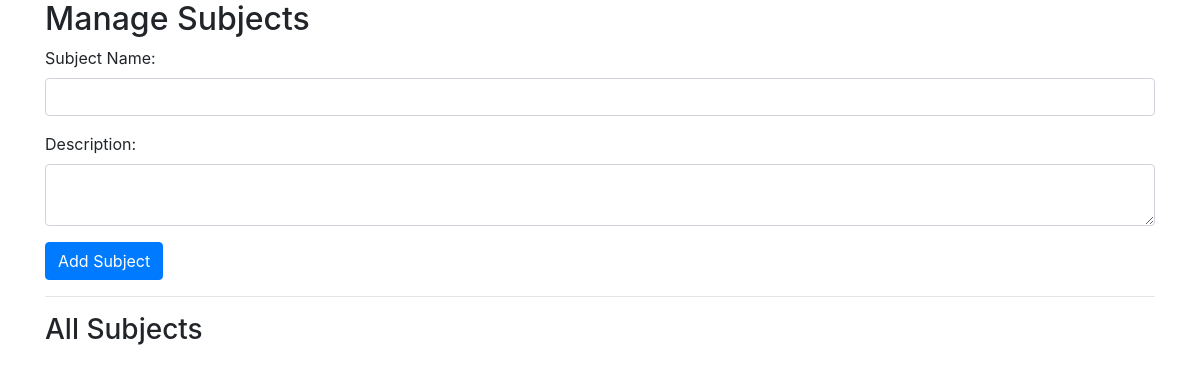
The page /admin/subjects (signed in) on the database as committed earlier.
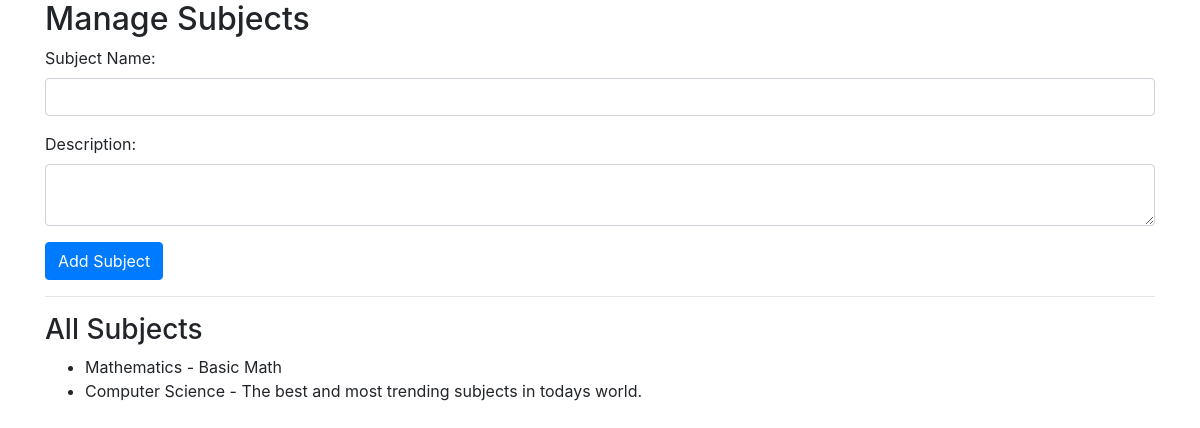
The same page on the database as committed later.
### models/models.py (models this page shows)
class Subject(db.Model):
    id = db.Column(db.Integer, primary_key=True)
    name = db.Column(db.String(100), unique=True, nullable=False)
    description = db.Column(db.Text, nullable=True)

### routes/admin_routes.py (the view, shortened to what this page needs)
@admin.route('/subjects', methods=['GET', 'POST'])
def manage_subjects():
    if not session.get('admin_logged_in'):
        return redirect(url_for('admin.admin_login'))
    subjects = Subject.query.all()
    return render_template('admin/manage_subjects.html', subjects=subjects)

### templates/admin/manage_subjects.html (shortened to what this page needs)
<!DOCTYPE html>
<html>
<head>
    <link rel="stylesheet" href="/static/css/bootstrap.min.css">
</head>
<body>
    <div class="container">
        <h2>Manage Subjects</h2>
        <form method="POST">
            <div class="form-group">
                <label for="name">Subject Name:</label>
                <input type="text" name="name" class="form-control" required>
            </div>
            <div class="form-group">
                <label for="description">Description:</label>
                <textarea name="description" class="form-control"></textarea>
            </div>
            <button type="submit" class="btn btn-primary">Add Subject</button>
        </form>
        <hr>
        <h3>All Subjects</h3>
        <ul>
            {% for subject in subjects %}
                <li>{{ subject.name }} - {{ subject.description }}</li>
            {% endfor %}
        </ul>
    </div>
</body>
</html>

Rows that differ between the two databases and show on the page:
added Subject: name "Mathematics", description "Basic Math"
added Subject: name "Computer Science", description "The best and most trending subjects in todays world."
